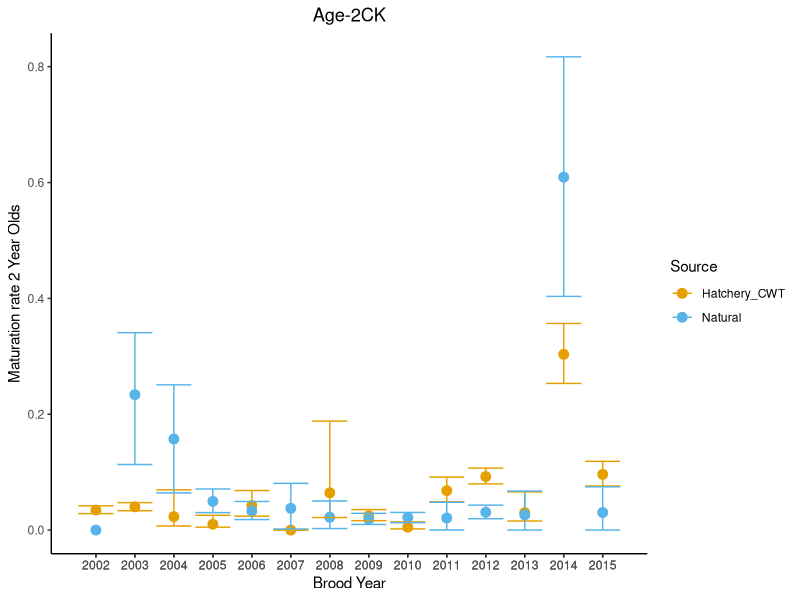

This chart was generated by the following R code: (Note: this script raises an error after producing the figure.)
########################################
##### Cohort Analysis Comparisons ######
########################################
library(ggplot2)
library(dplyr)
setwd("~/winter-run-cohort-reconstruction")
blank_bg<-theme(plot.title = element_text(hjust = 0.5), panel.grid.major = element_blank(), panel.grid.minor = element_blank(),
        panel.background = element_blank(), axis.line = element_line(colour = "black"))

####### Hatchery vs Natural Maturation Rates #######
#only comparing 2002-2015 brood years
Uncertainty_CWT<-read.csv("Maturation_Uncertainty_CWT.csv")
years<-2002:2015
Uncertainty_CWT<-Uncertainty_CWT %>%
  filter(brood_year %in% years)
Uncertainty_Natural<-read.csv("Maturation_Uncertainty_Natural.csv")

Uncertainty_Natural<-Uncertainty_Natural %>%
      mutate(Source = "Natural") %>%
      mutate(Mat2Lower = ifelse(Mat2Lower == 0, NA, Mat2Lower)) %>%
      mutate(Mat2Upper = ifelse(Mat2Lower == 0, NA, Mat2Upper))

Maturation<-rbind(Uncertainty_CWT, Uncertainty_Natural)

ggplot(Maturation, aes(x=brood_year, y=Mat2Mean, color=Source)) +
  geom_point(size=3)+ 
  geom_errorbar(aes(ymin=Mat2Lower, ymax=Mat2Upper))+
  ggtitle("Age-2CK")+
  ylab("Maturation rate 2 Year Olds")+ 
  scale_x_continuous("Brood Year", labels = as.character(Maturation$brood_year), breaks = Maturation$brood_year) +
  scale_color_manual(values=c("#E69F00", "#56B4E9"))+
  blank_bg
ggplot(Maturation, aes(x=brood_year, y=Mat3Mean, color=Source)) +
  geom_point(size=3)+ 
  geom_errorbar(aes(ymin=Mat3Lower, ymax=Mat3Upper))+
  ggtitle("CK")+
  ylab("Maturation rate 3 Year Olds")+ 
  scale_x_continuous("Brood Year", labels = as.character(Maturation$brood_year), breaks = Maturation$brood_year) +
  scale_color_manual+
  blank_bg

####### Sex-specific Maturation Rates #######
#Hatchery
Maturation_Sex_CWT<-read.csv("Maturation_Uncertainty_CWT_Sex.csv")
Maturation_Sex_CWT$Source<-"Hatchery"
#Natural
Males<-read.csv("Maturation_Uncertainty_Natural_Male.csv")
Males<-Males %>%
  mutate(Sex="Male") %>%
  mutate(Source = "Natural")
Females<-read.csv("Maturation_Uncertainty_Natural_Female.csv")
Females<-Females %>%
  mutate(Sex="Female") %>%
  mutate(Source = "Natural")
Maturation_Sex<-rbind(Males, Females, Maturation_Sex_CWT)
Maturation_Sex <- Maturation_Sex %>%
  filter(brood_year %in% years)
#Males of both origin
ggplot(Maturation_Sex[which(Maturation_Sex$Sex =="Male"),], aes(x=brood_year, y=Mat2Mean, color=Source)) +
  geom_point(size=4, shape = 17)+ 
  geom_errorbar(aes(ymin=Mat2Lower, ymax=Mat2Upper),size = .8)+
  ggtitle("Males")+
  ylim(c(0,1))+
  ylab("Maturation rate")+
  scale_x_continuous("Brood Year", labels = as.character(Maturation_Sex$brood_year), breaks = Maturation_Sex$brood_year) +
  scale_color_manual(values=c("#E69F00", "#56B4E9"))+
  blank_bg
ggsave("MalesAge2.jpeg", plot=last_plot(), width=7, height = 4, device = "jpeg")

ggplot(Maturation_Sex[which(Maturation_Sex$Sex =="Male"),], aes(x=brood_year, y=Mat3Mean, color=Source)) +
  geom_point(size=4, shape =17)+ 
  geom_errorbar(aes(ymin=Mat3Lower, ymax=Mat3Upper),size = .8)+
  ylim(c(0,1))+
  ggtitle("")+
  ylab("Maturation rate")+ 
  scale_x_continuous("Brood Year", labels = as.character(Maturation_Sex$brood_year), breaks = Maturation_Sex$brood_year) +
  scale_color_manual(values=c("#E69F00", "#56B4E9"))+
  blank_bg
ggsave("MalesAge3.jpeg", plot=last_plot(), width=7, height = 4, device = "jpeg")

#Females of both origin
ggplot(Maturation_Sex[which(Maturation_Sex$Sex =="Female"),], aes(x=brood_year, y=Mat2Mean, color=Source)) +
  geom_point(size=4)+ 
  ylim(c(0,1))+
  geom_errorbar(aes(ymin=Mat2Lower, ymax=Mat2Upper),size = .8)+
  ggtitle("Females")+
  ylab("Maturation rate")+ 
  scale_x_continuous("Brood Year", labels = as.character(Maturation_Sex$brood_year), breaks = Maturation_Sex$brood_year) +
  scale_color_manual(values=c("#E69F00", "#56B4E9"))+
  blank_bg
ggsave("FemalesAge2.jpeg", plot=last_plot(), width=7, height = 4, device = "jpeg")

ggplot(Maturation_Sex[which(Maturation_Sex$Sex =="Female"),], aes(x=brood_year, y=Mat3Mean, color=Source)) +
  geom_point(size=4)+ 
  geom_errorbar(aes(ymin=Mat3Lower, ymax=Mat3Upper),size = .8)+
  ggtitle("")+
  ylim(c(0,1))+
  ylab("Maturation rate")+ 
  scale_x_continuous("Brood Year", labels = as.character(Maturation_Sex$brood_year), breaks = Maturation_Sex$brood_year) +
  scale_color_manual(values=c("#E69F00", "#56B4E9"))+
  blank_bg
ggsave("FemalesAge3.jpeg", plot=last_plot(), width=7, height = 4, device = "jpeg")

####### Impact with and without sharing data #########
Impact_shared<-read.csv("Impact hatchery_shared.csv")
Impact_independent<-read.csv("Impact hatchery_notshared.csv")
Impact_independent<-Impact_independent %>%
  mutate(Source = "Independent")
Impact_shared<-Impact_shared %>%
  mutate(Source = "Combined 3/4 data")
Impact<-rbind(Impact_independent, Impact_shared)
Impact[is.na(Impact)]<-0
Impact<-Impact[which(Impact$brood_year < 2016 & Impact$brood_year > 2001),]

ggplot(Impact, aes(x=brood_year, y=Imp3Mean, color=Source)) +
  geom_point(size=3)+ 
  geom_errorbar(aes(ymin=Imp3Lower, ymax=Imp3Upper))+
  ggtitle("3 Year Olds")+
  ylab("Impact rate")+ 
  scale_x_continuous("Brood Year", labels = as.character(Impact$brood_year), breaks = Impact$brood_year) +
  scale_color_manual(values=c("#404040","#cfcfcf"))+
  ylim(0,1)+
  blank_bg

ggplot(Impact[which(Impact$brood_year < 2016 & Impact$brood_year > 2001),], aes(x=brood_year, y=Imp4Mean, color=Source)) +
  geom_point(size=3)+ 
  geom_errorbar(aes(ymin=Imp4Lower, ymax=Imp4Upper))+
  ggtitle("4 Year Olds")+
  ylab("Impact rate")+ 
  scale_x_continuous("Brood Year", labels = as.character(Impact$brood_year), breaks = Impact$brood_year) +
  scale_color_manual(values=c("#404040","#cfcfcf"))+
  ylim(0,1)+
  blank_bg
  